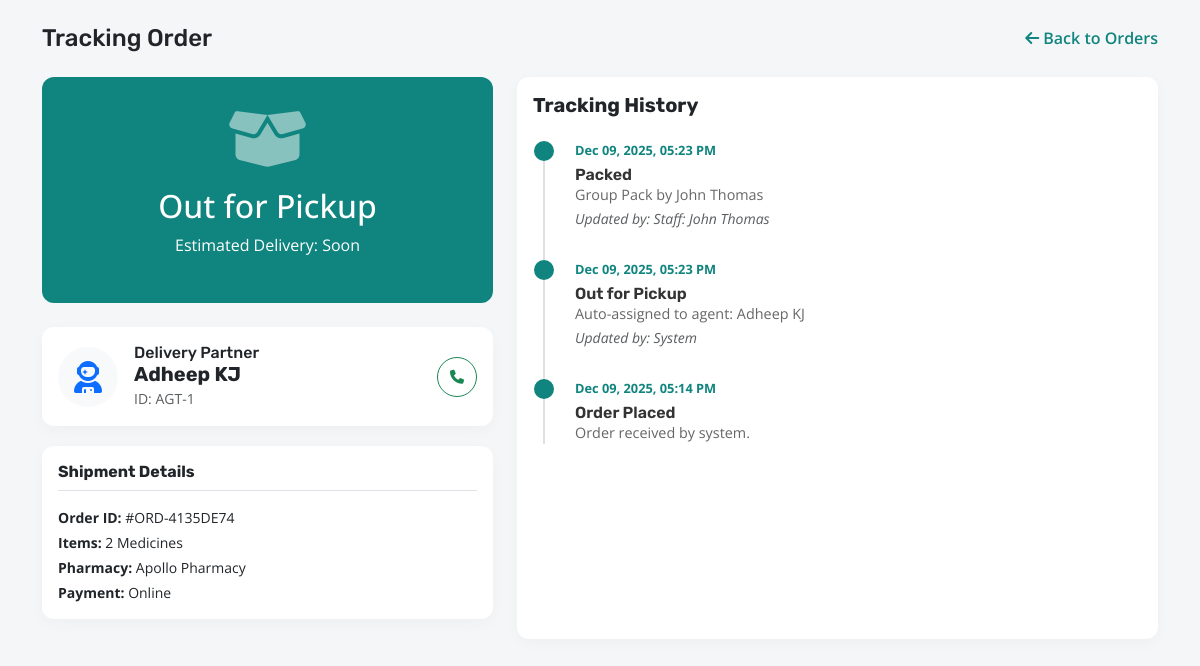
The page /track_order/ORD-4135DE74/ (signed in) on the database its author committed.
### myapp/models.py (models this page shows, shortened)
class Order(models.Model):
    medicine = models.ForeignKey(Medicine, on_delete=models.CASCADE)
    user = models.ForeignKey(Register, on_delete=models.CASCADE)
    fname = models.CharField(max_length=100)
    lname = models.CharField(max_length=100, blank=True, null=True)
    phone = models.CharField(max_length=20)
    email = models.EmailField(blank=True, null=True)
    address = models.TextField()
    state = models.CharField(max_length=100, blank=True, null=True)
    country = models.CharField(max_length=100, blank=True, null=True)
    zip = models.CharField(max_length=20)
    quantity = models.PositiveIntegerField()
    notes = models.TextField(blank=True, null=True)
    created_at = models.DateTimeField(auto_now_add=True)
    status = models.CharField(max_length=50, default='Pending')
    assigned_pharmacy = models.ForeignKey(Pharmacy, on_delete=models.SET_NULL, null=True, blank=True)
    processed_by_name = models.CharField(max_length=100, blank=True, null=True)
    assigned_agent = models.ForeignKey(DeliveryAgent, on_delete=models.SET_NULL, null=True, blank=True)
    order_group_id = models.CharField(max_length=100, blank=True, null=True)
    payment_mode = models.CharField(max_length=50, default="COD")

class DeliveryAgent(models.Model):
    name = models.CharField(max_length=100)
    phone = models.CharField(max_length=20)
    email = models.EmailField()
    is_available = models.BooleanField(default=True)
    current_location = models.CharField(max_length=100, default="Headquarters")
    password = models.CharField(max_length=100)
    rights = models.CharField(max_length=100, default="delivery")

class Pharmacy(models.Model):
    name = models.CharField(max_length=100)
    location = models.CharField(max_length=100)
    address = models.TextField()
    contact = models.CharField(max_length=20)
    service_pincodes = models.TextField(help_text="Enter pincodes separated by comma", default="")
    is_active = models.BooleanField(default=True)
    email = models.EmailField(unique=True, null=True, blank=True)
    password = models.CharField(max_length=100, null=True, blank=True)
    rights = models.CharField(max_length=100, default="pharmacy")

class OrderHistory(models.Model):
    order = models.ForeignKey(Order, on_delete=models.CASCADE, related_name='history')
    status = models.CharField(max_length=50)
    description = models.TextField(blank=True, null=True)
    timestamp = models.DateTimeField(auto_now_add=True)
    action_by = models.CharField(max_length=100, default="System")

### myapp/views.py (the view)
# urls.py: path('track_order/<str:group_id>/', views.track_order, name='track_order'),
def track_order(request, group_id):
    if 'uid' in request.session:
        uid = request.session['uid']
        user = Register.objects.get(id=uid)
        orders = Order.objects.filter(order_group_id=group_id, user=user)
        if not orders.exists():
            return redirect('/my_orders/')
        main_order = orders.first()
        history = OrderHistory.objects.filter(order=main_order).order_by('-timestamp')
        context = {
            'order': main_order,
            'history': history,
            'item_count': orders.count()
        }
        return render(request, "user/track_order.html", context)
    return redirect('/login/')

### myapp/templates/user/track_order.html (shortened to what this page needs)
<!DOCTYPE html>
<html lang="en">
<head>
  <link href="https://cdn.jsdelivr.net/npm/bootstrap@5.3.0/dist/css/bootstrap.min.css" rel="stylesheet">
  <link rel="stylesheet" href="https://cdnjs.cloudflare.com/ajax/libs/font-awesome/6.4.0/css/all.min.css">
</head>
<body>
<div class="container mt-4 mb-5">
    <div class="d-flex justify-content-between align-items-center mb-4">
        <h4 class="mb-0">Tracking Order</h4>
        <a href="{% url 'my_orders' %}" class="btn-back"><i class="fas fa-arrow-left"></i> Back to Orders</a>
    </div>
    <div class="row">
        <div class="col-md-5">
            <div class="status-banner mb-4 text-center">
                {% if order.status == 'Delivered' %}
                    <i class="fas fa-check-circle fa-4x mb-3 text-white-50"></i>
                    <h2>Delivered</h2>
                    <p>Package handed to customer</p>
                {% elif order.status == 'Out for Delivery' %}
                    <i class="fas fa-motorcycle fa-4x mb-3 text-white-50"></i>
                    <h2>On The Way</h2>
                    <p>Agent is out for delivery</p>
                {% else %}
                    <i class="fas fa-box-open fa-4x mb-3 text-white-50"></i>
                    <h2>{{ order.status }}</h2>
                    <p>Estimated Delivery: Soon</p>
                {% endif %}
            </div>
            {% if order.assigned_agent %}
            <div class="card">
                <div class="card-body d-flex align-items-center">
                    <div class="bg-light rounded-circle p-3 mr-3" style="width: 60px; height: 60px; display: flex; align-items: center; justify-content: center;">
                        <i class="fas fa-user-astronaut fa-2x text-primary"></i>
                    </div>
                    <div class="ms-3 flex-grow-1">
                        <h6 class="mb-0">Delivery Partner</h6>
                        <h5 class="fw-bold mb-0">{{ order.assigned_agent.name }}</h5>
                        <small class="text-muted">ID: AGT-{{ order.assigned_agent.id }}</small>
                    </div>
                    <a href="tel:{{ order.assigned_agent.phone }}" class="btn btn-outline-success btn-sm rounded-circle" style="width: 40px; height: 40px; display: flex; align-items: center; justify-content: center;">
                        <i class="fas fa-phone"></i>
                    </a>
                </div>
            </div>
            {% endif %}
            <div class="card">
                <div class="card-body">
                    <h6 class="fw-bold border-bottom pb-2 mb-3">Shipment Details</h6>
                    <p class="mb-1 small"><strong>Order ID:</strong> #{{ order.order_group_id }}</p>
                    <p class="mb-1 small"><strong>Items:</strong> {{ item_count }} Medicines</p>
                    <p class="mb-1 small"><strong>Pharmacy:</strong> {{ order.assigned_pharmacy.name }}</p>
                    <p class="mb-0 small"><strong>Payment:</strong> {{ order.payment_mode }}</p>
                </div>
            </div>
        </div>
        <div class="col-md-7">
            <div class="card h-100">
                <div class="card-body">
                    <h5 class="card-title fw-bold mb-4">Tracking History</h5>
                    <div class="timeline">
                        {% for event in history %}
                        <div class="timeline-item active">
                            <div class="timeline-icon"></div>
                            <div class="timeline-content">
                                <span class="time">{{ event.timestamp|date:"M d, Y, h:i A" }}</span>
                                <h6>{{ event.status }}</h6>
                                <p>{{ event.description }}</p>
                                <small class="text-muted fst-italic">Updated by: {{ event.action_by }}</small>
                            </div>
                        </div>
                        {% empty %}
                        <p class="text-muted">No history logs available.</p>
                        {% endfor %}
                        <div class="timeline-item active">
                            <div class="timeline-icon"></div>
                            <div class="timeline-content">
                                <span class="time">{{ order.created_at|date:"M d, Y, h:i A" }}</span>
                                <h6>Order Placed</h6>
                                <p>Order received by system.</p>
                            </div>
                        </div>
                    </div>
                </div>
            </div>
        </div>
    </div>
</div>
</body>
</html>

### myapp/templates/user/track_order.html (style rules this page uses)
body { background-color: #f4f6f8; font-family: 'Open Sans', sans-serif; }
h4, h5, h6 { font-family: 'Rubik', sans-serif; }
.card { border: none; border-radius: 12px; box-shadow: 0 4px 15px rgba(0,0,0,0.03); margin-bottom: 20px; }
.btn-back { color: #10847e; text-decoration: none; font-weight: 600; }
.timeline { position: relative; padding-left: 30px; border-left: 2px solid #e0e0e0; margin-top: 20px; margin-left: 10px; }
.timeline-item { position: relative; margin-bottom: 30px; }
.timeline-icon { position: absolute; left: -41px; top: 0; width: 20px; height: 20px; border-radius: 50%; background: white; border: 4px solid #ccc; }
.timeline-item.active .timeline-icon { border-color: #10847e; background: #10847e; }
.timeline-item.active .time { color: #10847e; font-weight: bold; }
.timeline-content h6 { margin: 0; font-weight: 600; color: #333; }
.timeline-content p { margin: 0; font-size: 0.9rem; color: #666; }
.time { font-size: 0.8rem; color: #999; margin-bottom: 5px; display: block; }
.status-banner { background: #10847e; color: white; padding: 30px; border-radius: 12px; }

### rows shown on the page
Order: status "Out for Pickup", assigned_agent.name "Adheep KJ", assigned_agent.id "1", order_group_id "ORD-4135DE74", assigned_pharmacy.name "Apollo Pharmacy", payment_mode "Online", created_at "Dec 09, 2025, 05:14 PM"
OrderHistory: timestamp "Dec 09, 2025, 05:23 PM", status "Packed", description "Group Pack by John Thomas", action_by "Staff: John Thomas"
OrderHistory: timestamp "Dec 09, 2025, 05:23 PM", status "Out for Pickup", description "Auto-assigned to agent: Adheep KJ", action_by "System"

### other values the page prints
{{ item_count }} "2"
